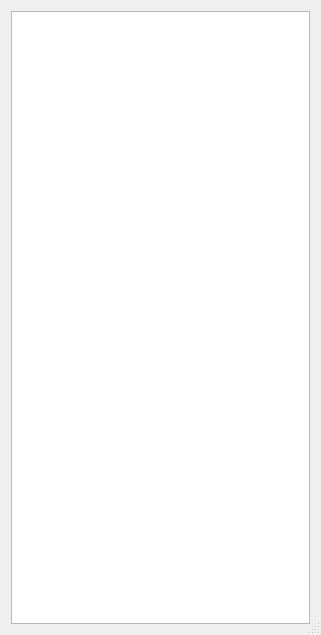
<?xml version="1.0" encoding="UTF-8"?>
<ui version="4.0">
 <class>DialogCharge</class>
 <widget class="QDialog" name="DialogCharge">
  <property name="geometry">
   <rect>
    <x>0</x>
    <y>0</y>
    <width>321</width>
    <height>635</height>
   </rect>
  </property>
  <property name="windowTitle">
   <string>选择合适的支出分类</string>
  </property>
  <property name="sizeGripEnabled">
   <bool>true</bool>
  </property>
  <layout class="QVBoxLayout" name="verticalLayout">
   <item>
    <widget class="QTreeView" name="ChargeClassificationTree">
     <property name="editTriggers">
      <set>QAbstractItemView::NoEditTriggers</set>
     </property>
    </widget>
   </item>
  </layout>
 </widget>
 <resources/>
 <connections/>
</ui>
